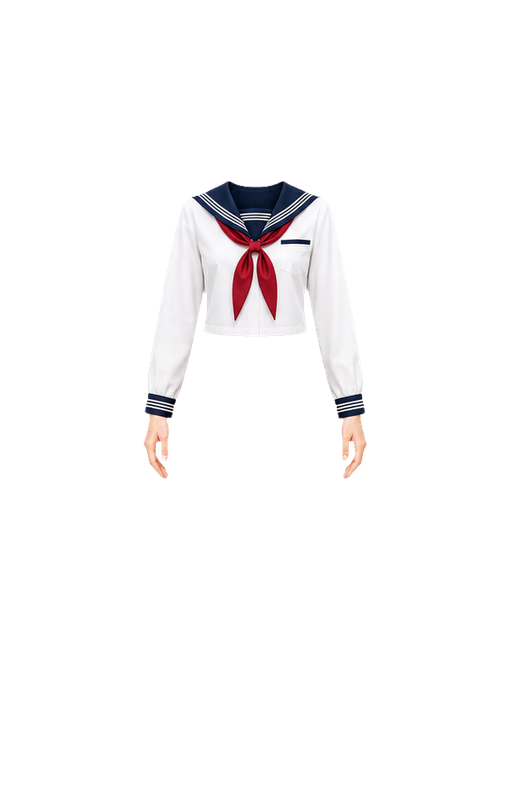
#> input picture rewards/wardrobe/modular-v3/source/female-g05-upper-rig-v1.png, 512 x 800 px
$ python rebuild_wardrobe_product_assets.py
#> lines starting #> are read from the running program, lines starting #| are printed output that depends on the picture
#!/usr/bin/env python3
"""Rebuild clean shop art and the corrected G05 sailor lower-body module."""

from pathlib import Path
from collections import deque

from PIL import Image


ROOT = Path(__file__).resolve().parents[1]
MODULES = ROOT / "rewards/wardrobe/modular-v3/modules"
SOURCE = ROOT / "rewards/wardrobe/modular-v3/source"
CANVAS = (512, 800)
PRODUCT_CANVAS = (300, 240)

# Bottom edge of the garment itself on the 512 x 800 rig.  These intentionally
# stop before exposed legs, feet, hands, or shoe-row fragments.
GARMENT_BOTTOM = {
    "g05": 410,
    "g06": 398,
    "g07": 482,
    "g08": 560,
    "g09": 415,
    "g10": 515,
    "g11": 568,
    "g12": 592,
    "g13": 592,
}


def visible_crop(image: Image.Image) -> Image.Image:
    bbox = image.getchannel("A").getbbox()
    if bbox is None:
        raise ValueError("asset has no visible pixels")
    return image.crop(bbox)


# [41 lines left out: functions fit, keep_largest_component, not called in this run]


def centered_canvas(image: Image.Image, size: tuple[int, int], top: int) -> Image.Image:
    canvas = Image.new("RGBA", size, (0, 0, 0, 0))
    canvas.alpha_composite(image, ((size[0] - image.width) // 2, top))
    return canvas


def rebuild_g05_lower() -> None:
    source = visible_crop(
        Image.open(SOURCE / "female-g05-lower-socks-alpha-v2.png").convert("RGBA")
    )
    fitted = fit(source, 235, 323)
    module = centered_canvas(fitted, CANVAS, 300)
    module.save(MODULES / "female-g05-lower.png", optimize=True)
    module.save(MODULES / "female-g05-lower-bare.png", optimize=True)


def rebuild_g05_upper() -> None:
    """Match the direct model's shoulder and hand-span coordinates."""
    source = visible_crop(
        Image.open(SOURCE / "female-g05-upper-rig-v1.png").convert("RGBA")
    )
#> in visible_crop, `bbox = image.getchannel("A").getbbox()`: bbox = (143, 180, 368, 480)
#> in visible_crop, `return image.crop(bbox)`:
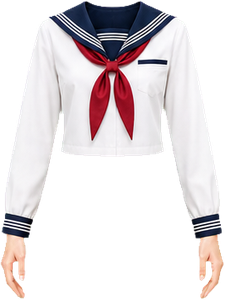
#> returned value: PIL image 225x300 RGBA; mean R, G, B, A 100, 93.1, 95.2, 120.3; transparent parts drawn white
    fitted = source.resize((185, source.height), Image.Resampling.LANCZOS)
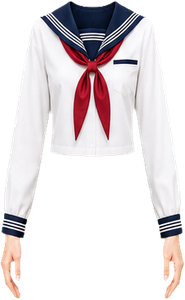
#> fitted: PIL image 185x300 RGBA; mean R, G, B, A 101.5, 94.6, 96.6, 120.3; transparent parts drawn white
    upper = centered_canvas(fitted, CANVAS, 180)
#> in centered_canvas, `canvas = Image.new("RGBA", size, (0, 0, 0, 0))`: canvas: PIL image 512x800 RGBA; every value is 0
#> in centered_canvas, `canvas.alpha_composite(image, ((size[0] - image.width) // 2, top))`:
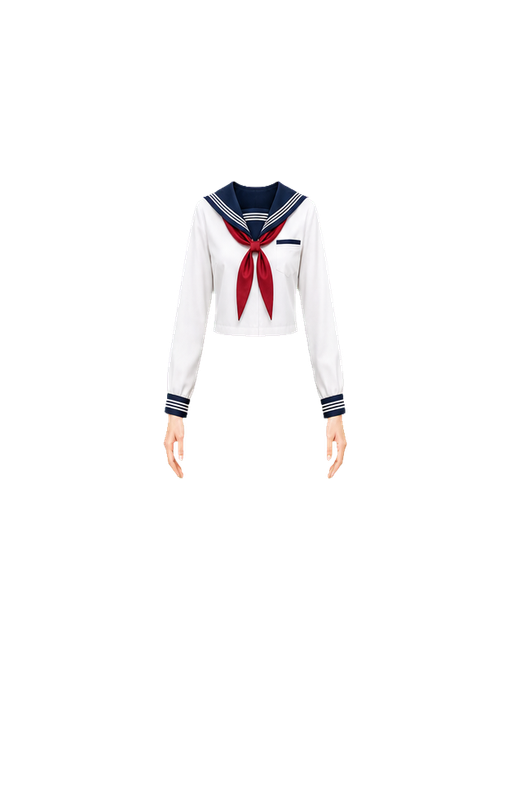
#> canvas: PIL image 512x800 RGBA; mean R, G, B, A 13.8, 12.8, 13.1, 16.3; transparent parts drawn white
    upper.save(MODULES / "female-g05-upper.png", optimize=True)


# [22 lines left out: functions rebuild_g05_shoes, rebuild_bottom_product_art, not called in this run]


if __name__ == "__main__":
    rebuild_g05_upper()
#> (the run stopped early here; a loop or call above may not have finished)

$ run again, with rewards/wardrobe/modular-v3/source/female-extra-a-alpha.png copied over rewards/wardrobe/modular-v3/source/female-g05-upper-rig-v1.png
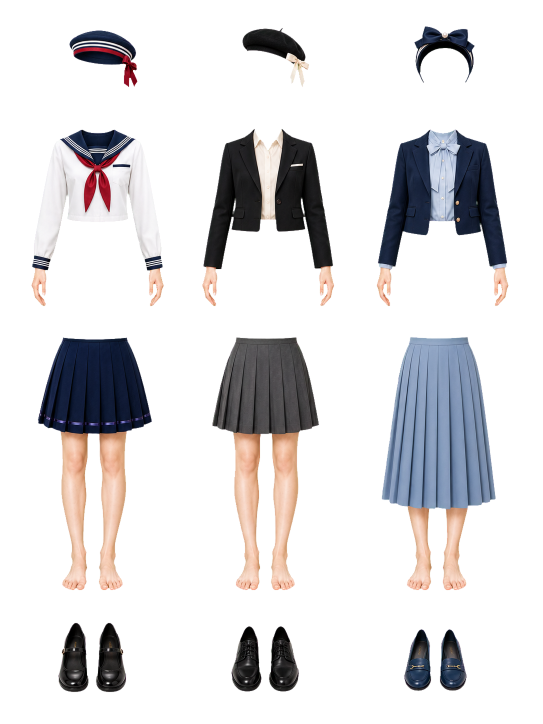
#> input picture rewards/wardrobe/modular-v3/source/female-extra-a-alpha.png, 1086 x 1448 px (shown at 1/2 size)
#> bbox = (62, 52, 1018, 1385)
#> in rebuild_g05_upper, `fitted = source.resize((185, source.height), Image.Resampling.LANCZOS)`:
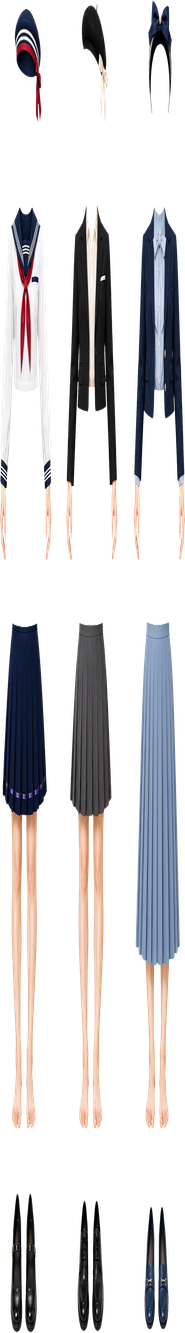
#> fitted: PIL image 185x1333 RGBA; mean R, G, B, A 42.2, 39.5, 40.8, 75.3; transparent parts drawn white
#> in centered_canvas, `canvas.alpha_composite(image, ((size[0] - image.width) // 2, top))`:
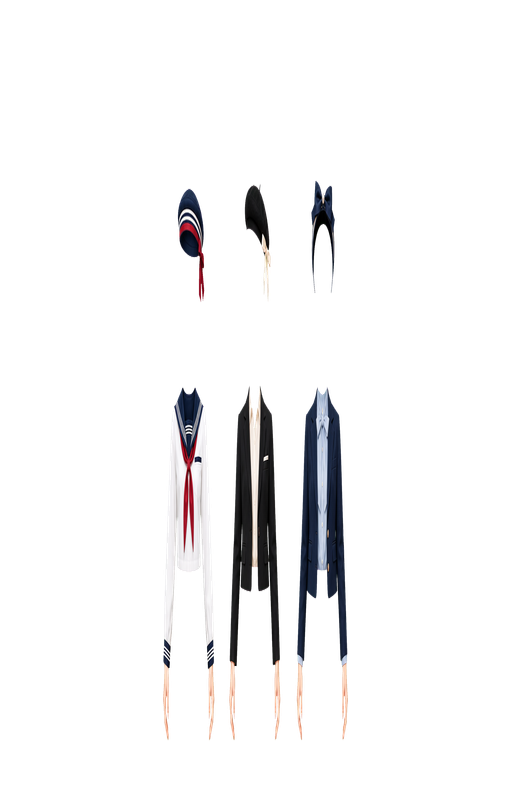
#> canvas: PIL image 512x800 RGBA; mean R, G, B, A 9.6, 9.1, 9.6, 18.6; transparent parts drawn white
